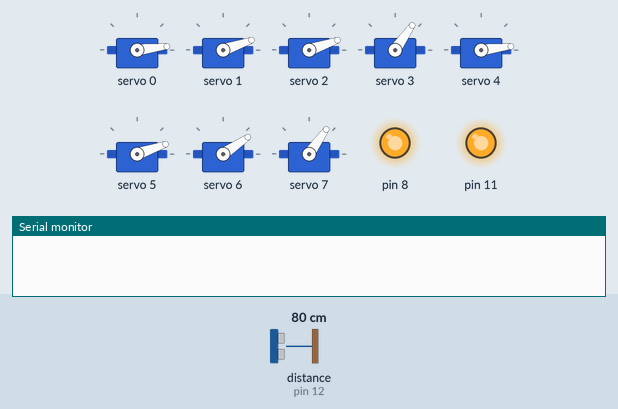
A program run on a simulated Arduino Uno, built with avr-gcc and run on an emulated ATmega328P. Parts: 8 × servo, output pins drawn as LEDs (lit = HIGH), the last lines printed to the serial monitor. The inputs (shaded band) are chosen by the test bench; at power-on: distance to the obstacle (sensor on pin 12) 80 cm. The echo pulse lasts 58.3 µs per cm; pins used as bus, display or sensor lines are not drawn.

Above: at 1.9 s.
2.0 s: distance to the obstacle (sensor on pin 12) set to 23 cm
At 2.91 s:
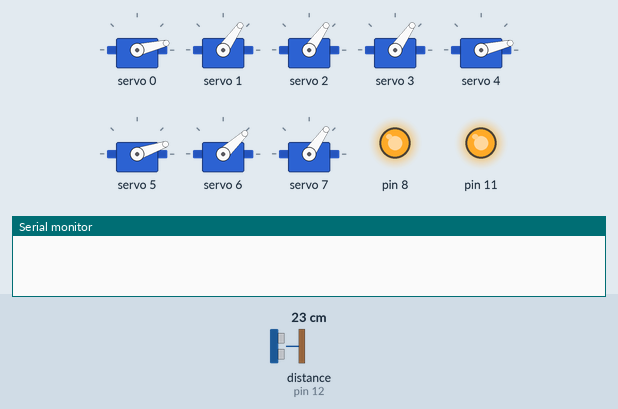
13.3 s: distance to the obstacle (sensor on pin 12) set to 18 cm
At 13.46 s:
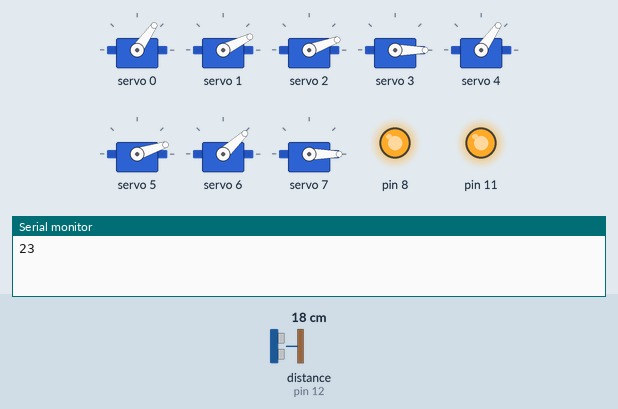
At 16.3 s:
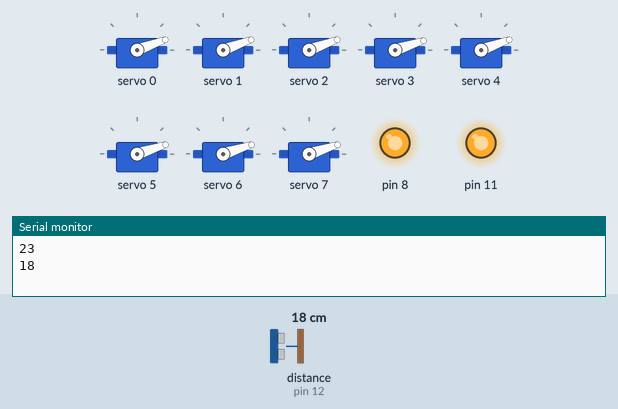
Timing chart, 0 to 17.8 s (numbered marks = the images above; inputs shaded):
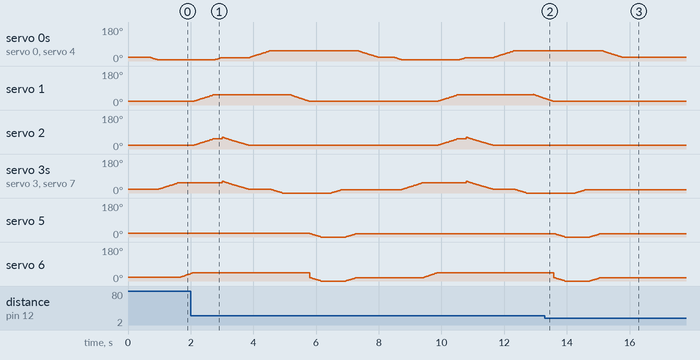

The program:

main.cpp
```cpp
// INCLUSÃO DE BIBLIOTECAS
#include <Arduino.h>
#include <Wire.h>
#include <Adafruit_PWMServoDriver.h>
#include <Ultrasonic.h>

#define PERNA_H_DIREITA 0
#define PERNA_V_DIREITA 1
#define PE_V_DIREITA 2
#define PE_H_DIREITA 3
#define PERNA_H_ESQUERDA 4
#define PERNA_V_ESQUERDA 5
#define PE_V_ESQUERDA 6
#define PE_H_ESQUERDA 7


// INSTANCIANDO OBJETOS
const int echoPin = 12;
const int trigPin = 13;
int distancia = 21;
Adafruit_PWMServoDriver pwm = Adafruit_PWMServoDriver();
Ultrasonic ultrasonic(trigPin,echoPin);

// DECLARAÇÃO DE FUNÇÕES
void writeServos(int posicao, int tempo);
void centralizarServos();
void beginServos();
void tiltPernaDireita();
void tiltPernaEsquerda();
void levantarPernaDireita();
void levantarPernaEsquerda();
void abaixarPernaDireita();
void abaixarPernaEsquerda();
void andar();
void verificarProximidade();

void setup() {
  Serial.begin(9600);
  beginServos(); // INCIA OS SERVOS
  delay(300);
  centralizarServos();
  pinMode(8,OUTPUT);
  digitalWrite(8,HIGH);
  pinMode(11,OUTPUT);
  digitalWrite(11,HIGH);
  pinMode(echoPin, INPUT);
  pinMode(trigPin, OUTPUT);
}

void loop() {
/*char comando;
while(Serial.available()){
  comando = Serial.read();
  Serial.println(comando);
  switch(comando){
    case 'f':*/
    while(distancia > 20){
    andar();
    verificarProximidade();
    Serial.println(distancia);
    }/*
    break;
    case 'c':
    centralizarServos();
    break;
    case 'x':
    break;
  }
 }
*/
}
void verificarProximidade(){
  digitalWrite(trigPin, LOW); //SETA O PINO 6 COM UM PULSO BAIXO "LOW"
  delayMicroseconds(2); // DELAY DE 2 MICROSSEGUNDOS
  digitalWrite(trigPin, HIGH); //SETA O PINO 6 COM PULSO ALTO "HIGH"
  delayMicroseconds(10); // DELAY DE 10 MICROSSEGUNDOS
  digitalWrite(trigPin, LOW); //SETA O PINO 6 COM PULSO BAIXO "LOW" NOVAMENTE
  // FUNÇÃO RANGING, FAZ A CONVERSÃO DO TEMPO DE
  //RESPOSTA DO ECHO EM CENTÍMETROS E ARMAZENA
  //NA VARIÁVEL "distancia"
  distancia = (ultrasonic.Ranging(CM)); // VARIÁVEL GLOBAL RECEBE O VALOR DA DISTÂNCIA MEDIDA
  delay(500); //INTERVALO DE 500 MILISSEGUNDOS
}
void tiltPernaDireita(){
    for(int i = 90; i> 70;i--){
    writeServos(PERNA_H_ESQUERDA,i);
    writeServos(PERNA_H_DIREITA,i);
    delay(10);
  }
  for(int i = 90; i< 150;i++){
    writeServos(PE_H_ESQUERDA,i);
    writeServos(PE_H_DIREITA,i);
    delay(10);
  }

    for(int i = 90; i< 130;i++){
    writeServos(PE_V_ESQUERDA,i);
    delay(10);
  }
}
void levantarPernaDireita(){
  for(int i = 90; i< 150;i++){
    writeServos(PERNA_V_DIREITA,i);
    writeServos(PE_V_DIREITA,i);
    delay(10);
  }
}
void abaixarPernaDireita(){
  for(int i = 70; i< 90;i++){
    writeServos(PERNA_H_ESQUERDA,i);
    writeServos(PERNA_H_DIREITA,i);
    delay(10);
  }
  for(int i = 160; i> 90;i--){
    writeServos(PE_H_DIREITA,i);
    writeServos(PE_H_ESQUERDA,i);
    writeServos(PE_V_DIREITA,i);
    delay(10);
  }
}
void tiltPernaEsquerda(){

  for(int i = 90; i< 150;i++){
    writeServos(PERNA_H_ESQUERDA,i);
    writeServos(PERNA_H_DIREITA,i);
    delay(10);
  }
  for(int i = 90; i> 40;i--){
  writeServos(PE_H_ESQUERDA,i);
  writeServos(PE_H_DIREITA,i);
  delay(10);
  }
  for(int i = 90; i< 50;i++){
    writeServos(PE_V_DIREITA,i);
    delay(10);
  }
}
void levantarPernaEsquerda(){
    for(int i = 150; i> 90;i--){
    writeServos(PERNA_V_DIREITA,i);
    delay(10);
  }
  for(int i = 90; i> 50;i--){
    writeServos(PERNA_V_ESQUERDA,i);
    writeServos(PE_V_ESQUERDA,i);
    delay(10);
  }

}
void abaixarPernaEsquerda(){
  for(int i = 40; i< 90;i++){
    writeServos(PE_H_ESQUERDA,i);
    writeServos(PE_H_DIREITA,i);
    delay(10);
  }

  for(int i = 50; i< 90;i++){
    writeServos(PERNA_V_ESQUERDA,i);
    writeServos(PE_V_ESQUERDA,i);
    delay(10);
  }
    for(int i = 150; i> 90;i--){
    writeServos(PERNA_H_ESQUERDA,i);
    writeServos(PERNA_H_DIREITA,i);
    delay(10);
  }
}
void andar(){
  tiltPernaDireita();
  levantarPernaDireita();
  abaixarPernaDireita();
  tiltPernaEsquerda();
  levantarPernaEsquerda();
  abaixarPernaEsquerda();
}
void writeServos(int nServo, int posicao) {
#define SERVOMIN  71  // VALOR PARA UM PULSO MAIOR QUE 1 mS
#define SERVOMAX  537 // VALOR PARA UM PULSO MENOR QUE 2 mS

  int pos = map ( posicao , 0 , 180 , SERVOMIN, SERVOMAX);
  pwm.setPWM(nServo , 0, pos);
}

void beginServos() {

#define Frequencia 100 // VALOR DA FREQUENCIA DO SERVO

  pwm.begin(); // INICIA O OBJETO PWM
  pwm.setPWMFreq(Frequencia); // DEFINE A FREQUENCIA DE TRABALHO DO SERVO
}
void centralizarServos(){
  int numServo = 0;
   while(numServo <= 7){
    writeServos(numServo, 90);
    delay(50);
    numServo++;
  }
}
```

Measured:
- the behaviour switches between 21 and 20 cm on distance to the obstacle (sensor on pin 12) (found by bisection; images 1 and 2)
- after the input at 13.3 s, servo 0, servo 4: goes on until 15.8 s, then stays 20°; servo 1: goes on until 13.6 s, then stays 20°; servo 2: stops changing and stays 20°; servo 3, servo 7: goes on until 14.6 s, then stays 18°; servo 5, servo 6: goes on until 15.1 s, then stays 18°
